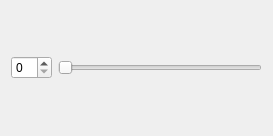
<?xml version="1.0" encoding="UTF-8"?>
<ui version="4.0">
 <class>smallWidget</class>
 <widget class="QWidget" name="smallWidget">
  <property name="geometry">
   <rect>
    <x>0</x>
    <y>0</y>
    <width>273</width>
    <height>136</height>
   </rect>
  </property>
  <property name="windowTitle">
   <string>Form</string>
  </property>
  <layout class="QHBoxLayout" name="horizontalLayout">
   <item>
    <widget class="QSpinBox" name="spinBox"/>
   </item>
   <item>
    <widget class="QSlider" name="horizontalSlider">
     <property name="orientation">
      <enum>Qt::Horizontal</enum>
     </property>
    </widget>
   </item>
  </layout>
 </widget>
 <resources/>
 <connections/>
</ui>
